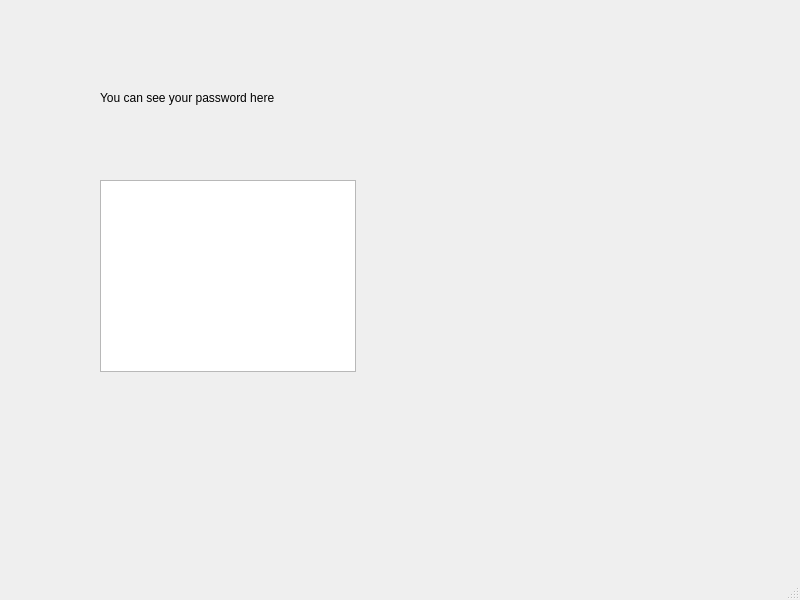
<?xml version="1.0" encoding="UTF-8"?>
<ui version="4.0">
 <class>Research</class>
 <widget class="QMainWindow" name="Research">
  <property name="geometry">
   <rect>
    <x>0</x>
    <y>0</y>
    <width>800</width>
    <height>600</height>
   </rect>
  </property>
  <property name="windowTitle">
   <string>MainWindow</string>
  </property>
  <widget class="QWidget" name="centralwidget">
   <widget class="QLabel" name="label">
    <property name="geometry">
     <rect>
      <x>100</x>
      <y>90</y>
      <width>221</width>
      <height>16</height>
     </rect>
    </property>
    <property name="text">
     <string>You can see your password here</string>
    </property>
   </widget>
   <widget class="QListWidget" name="listWidget">
    <property name="geometry">
     <rect>
      <x>100</x>
      <y>180</y>
      <width>256</width>
      <height>192</height>
     </rect>
    </property>
   </widget>
  </widget>
  <widget class="QMenuBar" name="menubar">
   <property name="geometry">
    <rect>
     <x>0</x>
     <y>0</y>
     <width>800</width>
     <height>21</height>
    </rect>
   </property>
  </widget>
  <widget class="QStatusBar" name="statusbar"/>
 </widget>
 <resources/>
 <connections/>
</ui>
